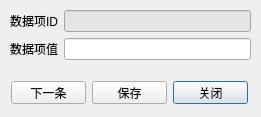
<?xml version="1.0" encoding="UTF-8"?>
<ui version="4.0">
 <class>QDlgEditNewCommonData</class>
 <widget class="QDialog" name="QDlgEditNewCommonData">
  <property name="geometry">
   <rect>
    <x>0</x>
    <y>0</y>
    <width>261</width>
    <height>117</height>
   </rect>
  </property>
  <property name="minimumSize">
   <size>
    <width>261</width>
    <height>117</height>
   </size>
  </property>
  <property name="maximumSize">
   <size>
    <width>261</width>
    <height>117</height>
   </size>
  </property>
  <property name="windowTitle">
   <string>通用数据</string>
  </property>
  <property name="whatsThis">
   <string>通用数据</string>
  </property>
  <widget class="QWidget" name="formLayoutWidget">
   <property name="geometry">
    <rect>
     <x>10</x>
     <y>10</y>
     <width>241</width>
     <height>51</height>
    </rect>
   </property>
   <layout class="QFormLayout" name="formLayout">
    <item row="0" column="0">
     <widget class="QLabel" name="label">
      <property name="text">
       <string>数据项ID</string>
      </property>
     </widget>
    </item>
    <item row="1" column="0">
     <widget class="QLabel" name="label_2">
      <property name="text">
       <string>数据项值</string>
      </property>
     </widget>
    </item>
    <item row="0" column="1">
     <widget class="QLineEdit" name="edtValueID">
      <property name="styleSheet">
       <string notr="true">background-color: rgb(229, 229, 229);</string>
      </property>
      <property name="readOnly">
       <bool>true</bool>
      </property>
     </widget>
    </item>
    <item row="1" column="1">
     <widget class="QLineEdit" name="edtValue"/>
    </item>
   </layout>
  </widget>
  <widget class="QPushButton" name="btnCancel">
   <property name="geometry">
    <rect>
     <x>173</x>
     <y>81</y>
     <width>75</width>
     <height>23</height>
    </rect>
   </property>
   <property name="text">
    <string>关闭</string>
   </property>
  </widget>
  <widget class="QPushButton" name="btnNext">
   <property name="geometry">
    <rect>
     <x>11</x>
     <y>81</y>
     <width>75</width>
     <height>23</height>
    </rect>
   </property>
   <property name="text">
    <string>下一条</string>
   </property>
  </widget>
  <widget class="QPushButton" name="btnOK">
   <property name="geometry">
    <rect>
     <x>92</x>
     <y>81</y>
     <width>75</width>
     <height>23</height>
    </rect>
   </property>
   <property name="text">
    <string>保存</string>
   </property>
  </widget>
 </widget>
 <resources/>
 <connections/>
</ui>
